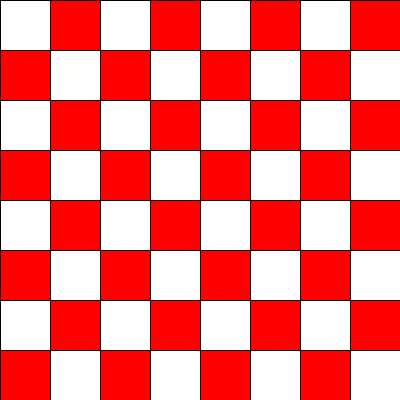
Frame 1 (no input)
Frame 60 (the mouse pressed at the canvas centre just before this capture): identical to frame 1, image omitted
Frame 120 (the mouse held since frame 60 and released just before this capture): identical to frame 1, image omitted

The Processing sketch that drew this single still picture (run headless with seeded random() and noise(); from frame 60 on, the mouse is pressed at the canvas centre):

// Processing sketch: processing_65662
// ── processing_65662.pde

int bs = 50;


void setup(){
 size(400,400); 
  smooth();
}

void draw(){
fill(255);
rect(0,0,width,height);
for (int x=0;x<width;x+=bs){
 line(x,0,x,height);
 line(0,x,width,x);
 int nowsectx2 = ((x/bs)*(bs))+bs;
  int nowsecty2 = (x/bs)*bs+bs/2;
  int nowsect2 = (nowsectx2/2+nowsecty2)/bs;
  int a =(nowsectx2/50)-1;
  int b = (nowsecty2/25)-1;
  
  fill(255,0,0);
  for (int y=0;y<width+bs+bs;y+=bs*2){
  if(a%2==1)rect(x,y,bs,bs);
  if(a%2==0)rect(x+(bs*2),y+bs,bs,bs);
  if(a%2==0)rect(x-(bs*2),y+bs,bs,bs);
  }
} 
fill(255,0,255);
  
  int nowsectx = ((mouseX/bs)*(bs))+bs;
  int nowsecty = (mouseY/bs)*bs+bs/2;
  int nowsect = (nowsectx/2+nowsecty)/bs;
   int a2 =(nowsectx/50)-1;
  int b2 = (nowsecty/25)-1;
  if(b2%4==0){
    if(a2%2==1)ellipse((mouseX/bs)*bs+bs/2,(mouseY/bs)*bs+bs/2,bs,bs);
  }
  if(b2%4!=0){
     if(a2%2==0)ellipse((mouseX/bs)*bs+bs/2,(mouseY/bs)*bs+bs/2,bs,bs);
  }
  
  
}
